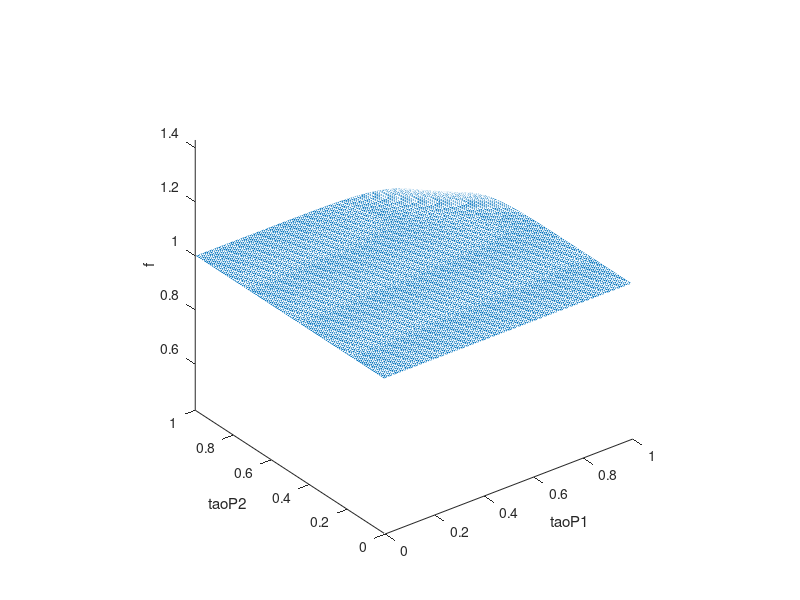

MATLAB code for this plot:
function filter1()

[taoP1,taoP2] = meshgrid(0:0.005:1,0:0.01:1);
grid = [taoP1(:) taoP2(:)];

a = grid(:, 1)+grid(:, 2);
b = grid(:, 1).*grid(:, 2);

a_1 = (-4.*b.^2-2.*a.^2.*b.^2+4.*b.^3+(a.^2-2.*b+b.^2.\2).^2);
D_1 = (b.^4.\2+2.*b.^3-a.^2.*b.^2+4.*b.^2).^2-b.^4.*(-4.*b.^2-2.*a.^2.*b.^2+4.*b.^3+(a.^2-2.*b+b.^2.\2).^2);
disp(min(D_1));
disp(min(a_1));
x1 = ((b.^4.\2+2.*b.^3-a.^2.*b.^2+4.*b.^2)+sqrt(D_1))./(2.*a_1);
x2 = ((b.^4.\2+2.*b.^3-a.^2.*b.^2+4.*b.^2)-sqrt(D_1))./(2.*a_1);
x = max((1-x1).^2,(1-x2).^2);
plot3(grid(:, 1), grid(:, 2), x)
axis equal
xlabel('taoP1')
ylabel('taoP2')
zlabel('f')

disp("Max param value: ");
disp(max(x));
end